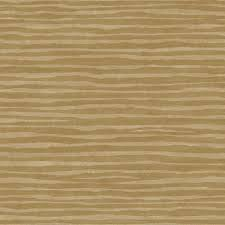
%> input picture ver.jpg, 225 x 225 px; the run also reads 1 picture not shown here
$ octave test.m   (GNU Octave 9; MATLAB toolbox functions it lacks are replaced by stand-ins)
%> lines starting %> are read from the running program, lines starting %| are printed output that depends on the picture
### Gdir_hist.m
function [h] = Gdir_hist(img)

if size(img,3)>1
     img= rgb2gray(img);
end

[Gmag, Gdir] = imgradient(img,'sobel');

%figure(1)
%imshowpair(Gmag, Gdir, 'montage');
%title('Gradient Magnitude, Gmag (left), and Gradient Direction, Gdir (right), using Prewitt method')

T = mean(Gmag(:));
theta = round((Gmag>T).*Gdir);

binnum = 9;
h = hist(theta(:),binnum);
h = h/sum(h);

% [5 lines of commented-out code are left out]

### classifyTexture.m
function [c] = classifyTexture(img)

h = Gdir_hist(img);

Acc = 0;
Sym = 0;
half_idx = ceil(length(h)/2);
for k = 1:half_idx-1
    Acc = Acc + abs(h(k)-h(k+half_idx));
    Sym = Sym + abs(h(k)-h(end-k+1));
end

if Acc<0.05
    %disp(Acc)
    c = 'non directional texture';
elseif abs(h(half_idx-1)-h(half_idx+1))>0.01
    %disp(abs(h(half_idx-1)-h(half_idx+1)))
    c = 'diagonal texture';
elseif Sym<0.1
    %disp(Sym)
    c = 'curve texture';
else
    c = 'horizontal or vertical texture';
end

### test.m
clc
clear
close all

img1 = imread('ver.jpg');
%> img1 is the input picture: size 225x225x3 uint8; mean R, G, B 171.8, 145.6, 100.2
img2 = imread('horizon.jpg');
img3 = imread('diagonal.jpg');
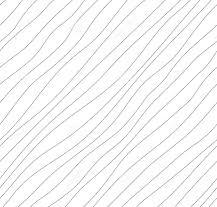
%> input picture diagonal.jpg, 217 x 207 px
%> img3 is the input picture: size 207x217x3 uint8; min 139, max 255, mean 245.3
img4 = imread('curve.jpg');
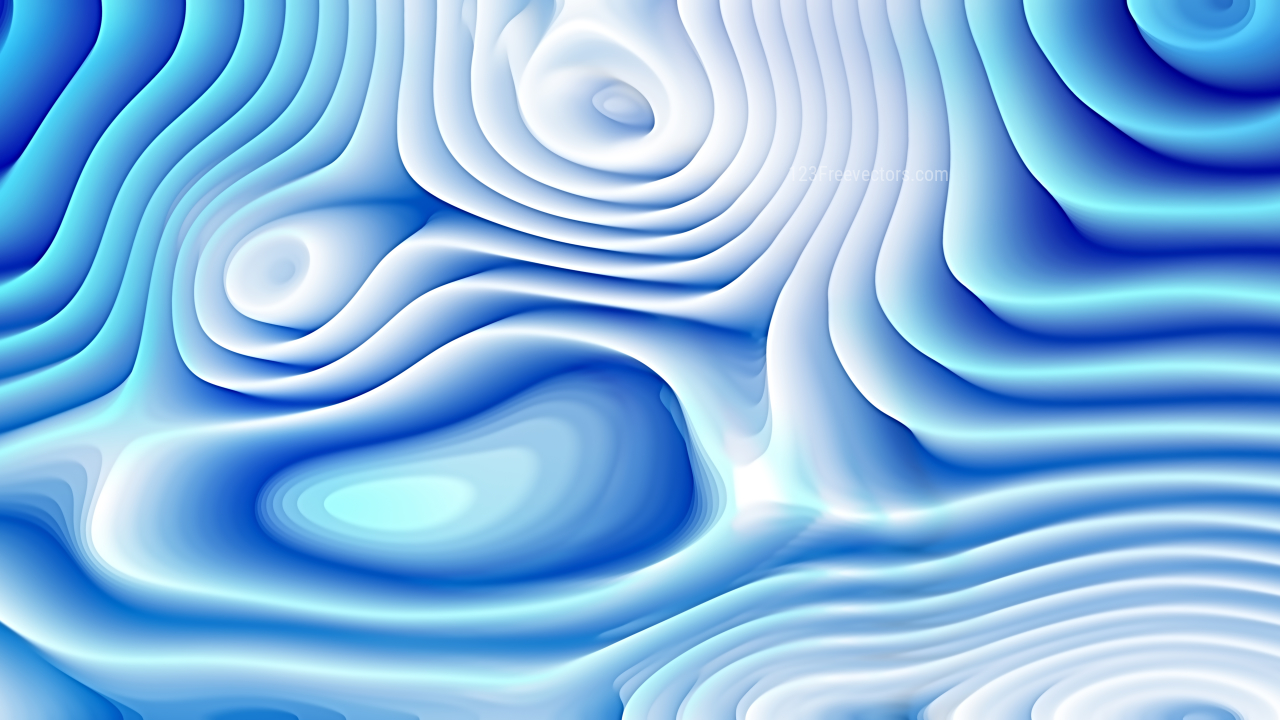
%> input picture curve.jpg, 1280 x 720 px
%> img4 is the input picture: size 720x1280x3 uint8; mean R, G, B 130.9, 181.4, 226.6
img5 = imread('doted.jpg');
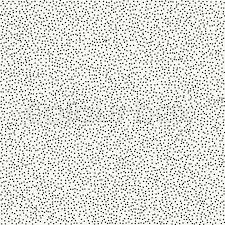
%> input picture doted.jpg, 225 x 225 px
%> img5 is the input picture: size 225x225x3 uint8; mean R, G, B 217.8, 218.7, 213.9

h1 = Gdir_hist(img1);
%> in Gdir_hist, `T = mean(Gmag(:));`: T = 64.46
%> in Gdir_hist, `h = hist(theta(:),binnum);`: h = [114 624 9777 2 29655 16 9752 575 110]
%> in Gdir_hist, `h = h/sum(h);`: h = [0.00225 0.0123 0.193 3.95e-05 0.586 0.000316 0.193 0.0114 0.00217]
%> h1 has the same summary as h in Gdir_hist
h2 = Gdir_hist(img2);
%> h2 has the same summary as h in Gdir_hist
h3 = Gdir_hist(img3);
%> h3 = [0.00289 0.000245 0.0193 0.12 0.712 0.000178 0.00554 0.0951 0.0448]
h4 = Gdir_hist(img4);
%> in Gdir_hist (call 4), `T = mean(Gmag(:));`: T = 38.39
%> in Gdir_hist (call 4), `theta = round((Gmag>T).*Gdir);`:
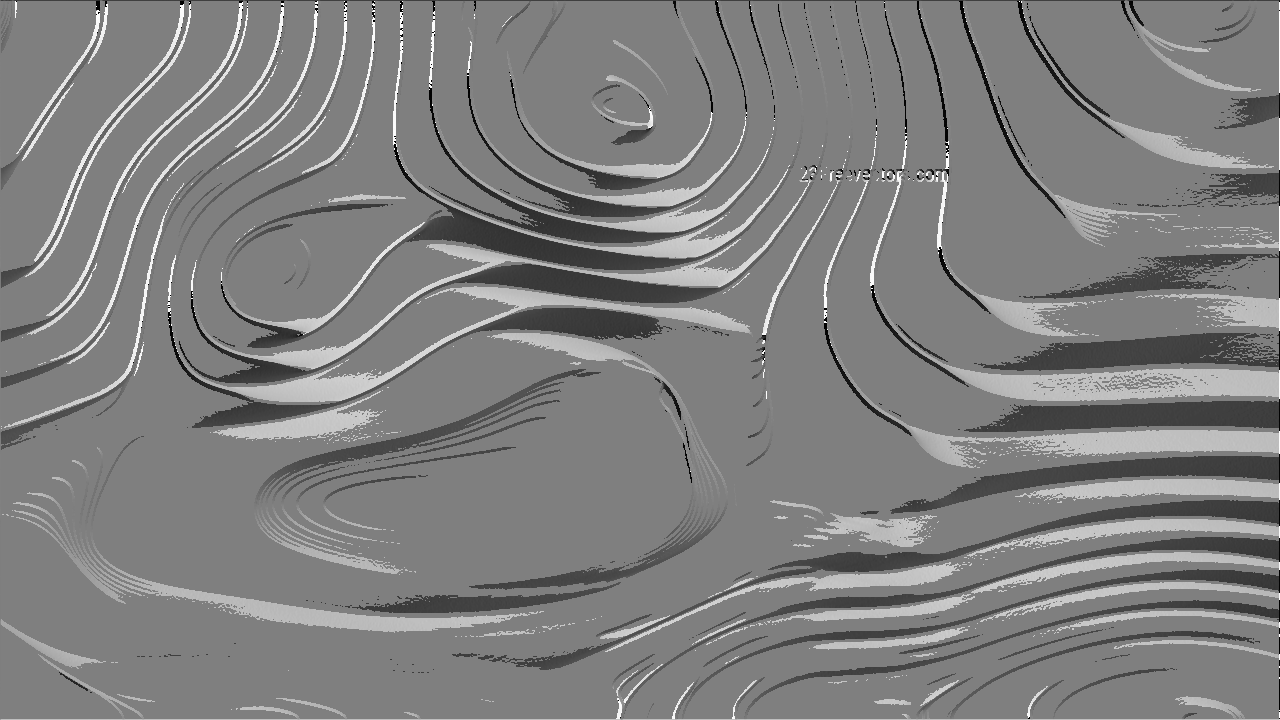
%> theta: size 720x1280 double; min -180, max 180, mean 0.4; drawn with min black and max white
%> in Gdir_hist (call 4), `h = hist(theta(:),binnum);`: h = [5923 11602 76664 12820 714302 8108 62286 19552 10343]
%> in Gdir_hist (call 4), `h = h/sum(h);`: h = [0.00643 0.0126 0.0832 0.0139 0.775 0.0088 0.0676 0.0212 0.0112]
%> h4 has the same summary as h in Gdir_hist
h5 = Gdir_hist(img5);
%> in Gdir_hist (call 5), `[Gmag, Gdir] = imgradient(img,'sobel');`:
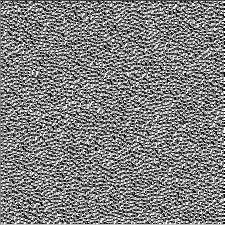
%> Gdir: size 225x225 double; min -180, max 179.9, mean 0.1; drawn with min black and max white
%> in Gdir_hist (call 5), `T = mean(Gmag(:));`: T = 283.6
%> in Gdir_hist (call 5), `theta = round((Gmag>T).*Gdir);`:
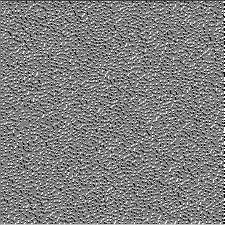
%> theta: size 225x225 double; min -180, max 180, mean 0.2; drawn with min black and max white
%> in Gdir_hist (call 5), `h = hist(theta(:),binnum);`: h = [2862 2468 3267 2386 28590 2439 3330 2435 2848]
%> in Gdir_hist (call 5), `h = h/sum(h);`: h = [0.0565 0.0488 0.0645 0.0471 0.565 0.0482 0.0658 0.0481 0.0563]
%> h5 has the same summary as h in Gdir_hist

subplot(2,3,1); bar(h1); title('ver');
subplot(2,3,2); bar(h2); title('hor');
subplot(2,3,3); bar(h3); title('diag');
subplot(2,3,4); bar(h4); title('curve');
subplot(2,3,5); bar(h5); title('dot');
%> after `title('dot')`:
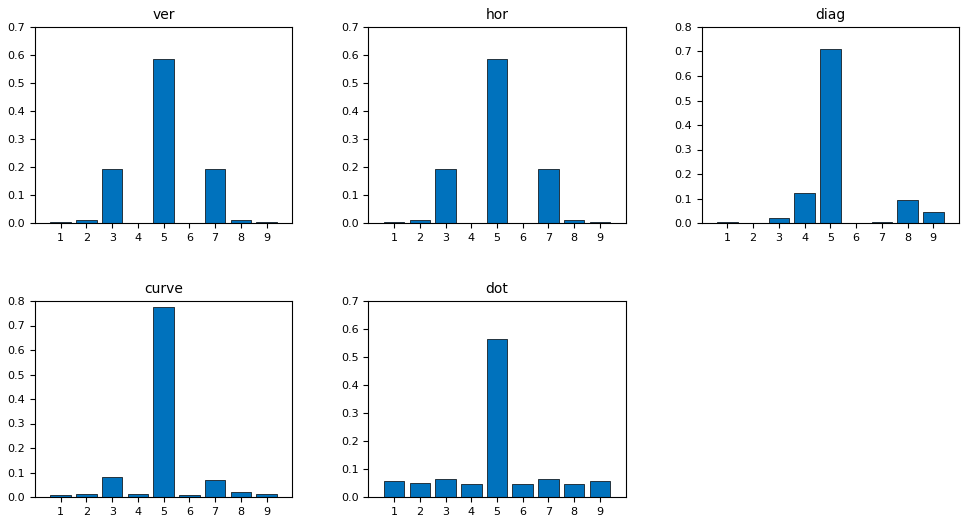
%> figure redrawn from the program's plot data, 5 panels; panel 1: tallest bar 0.586 high, from x = 4.6 to 5.4; panel 2: tallest bar 0.586 high, from x = 4.6 to 5.4; panel 3: tallest bar 0.712 high, from x = 4.6 to 5.4; panel 4: tallest bar 0.775 high, from x = 4.6 to 5.4

c1 = classifyTexture(img1)
%> in classifyTexture, `h = Gdir_hist(img);`: h = [0.00225 0.0123 0.193 3.95e-05 0.586 0.000316 0.193 0.0114 0.00217]
%> the loop in classifyTexture, `for k = 1:half_idx-1` made 4 passes
%> (Acc, Sym) on passes 1 to 4: (0.00194, 7.9e-05), (0.182, 0.00105), (0.364, 0.00154), (0.366, 0.00182)
%> c1 = 'curve texture'
c2 = classifyTexture(img2)
%> the loop in classifyTexture (call 2), `for k = 1:half_idx-1` made 4 passes
%> c2 = 'curve texture'
c3 = classifyTexture(img3)
%> c3 = 'diagonal texture'
c4 = classifyTexture(img4)
%> c4 = 'curve texture'
c5 = classifyTexture(img5)
%> c5 = 'curve texture'
